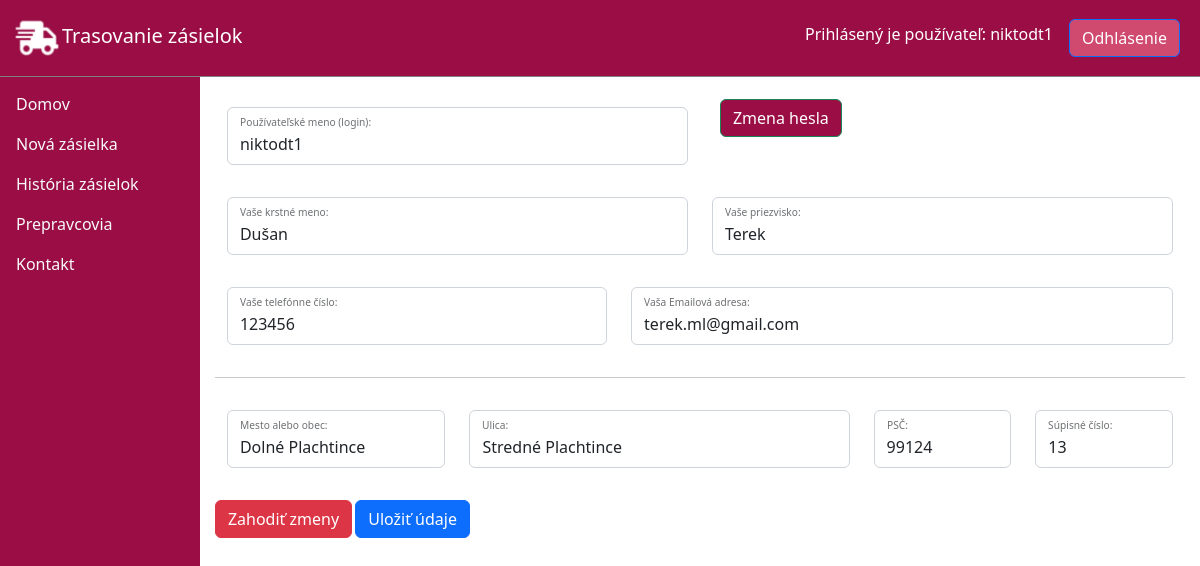
Page /updateUser/ (signed in) on the committed database.
### base/models.py (models this page shows)
class UserAccount(models.Model):
    user = models.OneToOneField(User, on_delete=models.CASCADE, null=True, blank=True, related_name='account', unique=True)
    name = models.CharField(max_length=100, default="neznáme meno")
    surname = models.CharField(max_length=100, default="neznáme priezvisko")
    addressId = models.ForeignKey(Address, on_delete=models.SET_NULL, null=True)
    phone = models.CharField(max_length=13, default="+421##########")
    email = models.CharField(max_length=100, default="###@email", unique=True)
    isRegistered = models.BooleanField(default=False)
    updated = models.DateTimeField(auto_now=True)
    created = models.DateTimeField(auto_now_add=True)
    def __str__(self):
        return '%s %s' % (self.name, self.surname)

class Address(models.Model):
    city = models.CharField(max_length=100, default="neznáme mesto")
    zipCode = models.CharField(max_length=5, default="## ###")
    street = models.CharField(max_length=100, default="neznáma ulica")
    streetNumber = models.CharField(max_length=50, default="#")
    updated = models.DateTimeField(auto_now=True)
    created = models.DateTimeField(auto_now_add=True)
    def __str__(self):
        return '%s %s %s' % (self.city, self.street, self.streetNumber)

### base/views.py (the view, shortened to what this page needs)
# urls.py: path('updateUser/', views.updateUser, name='updateUser'),
@login_required(login_url='login')
def updateUser(request):
    if not request.user.is_authenticated:
        return redirect('home')
    user = request.user
    print("User is:" + str(user))
    accounts = UserAccount.objects.all()
    foundAccount = None
    for account in accounts:
        if account.user == user:
            print('MATCH!')
            foundAccount = account
    print("Account is:" + str(foundAccount))
    print("Address is:" + str(foundAccount.addressId))
    form = UserForm(instance=user)
    address_form = AddressForm(instance=foundAccount.addressId)
    account_form = UserAccountForm(instance=foundAccount)
    context = {'form': form, 'address_form': address_form, 'account_form': account_form,
               'account': foundAccount, 'user': user}
    return render(request, 'base/Auth/update_user.html', context)

### base/forms.py
class UserForm(ModelForm):
    class Meta:
        model = User
        fields = ['username']
        labels = {
            'username': 'Používateľské meno (login):'
        }

class AddressForm(ModelForm):
    class Meta:
        model = Address
        fields = ['city', 'zipCode', 'street', 'streetNumber']
        labels = {
            'city': 'Mesto alebo obec:',
            'zipCode': 'PSČ:',
            'street': 'Ulica:',
            'streetNumber': 'Súpisné číslo:'
        }

### base/templates/base/Auth/update_user.html (shortened to what this page needs)
{% extends 'main.html' %}
{% block content %}
<div>
    <form method="POST" action="">
        <div class="mb-3">
        <div class="container-fluid">
            <div class="row">
                <div class="col-sm-7 col-md-6">
                    <div class="form-floating mb-3 mt-3">
                        <input type="text" class="form-control" id="username" placeholder="Zadaj svoj login" value="{{ user.username }}" name="username" required>
                        <label for="username">{{ form.username.label }}</label>
                    </div>
                </div>
                <div class="col-sm-5 col-md-6">
                    <a class="btn btn-success m-2 punchPinkDark" href="{% url 'changePassword' %}">Zmena hesla</a>
                </div>
            </div>
            <div class="row">
                <div class="col-sm-6 col-md-6">
                    <div class="form-floating mb-3 mt-3">
                        <input type="text" class="form-control" id="name" placeholder="Zadaj meno" name="name" value="{{ account.name }}" required>
                        <label for="name">{{ account_form.name.label }} </label>
                    </div>
                </div>
                <div class="col-sm-6 col-md-6">
                    <div class="form-floating mb-3 mt-3">
                        <input type="text" class="form-control" id="surname" placeholder="Zadaj priezvisko" name="surname" value="{{ account.surname }}" required>
                        <label for="surname">{{ account_form.surname.label }}</label>
                    </div>
                </div>
            </div>
            <div class = "row">
                <div class="col-5">
                    <div class="form-floating mb-3 mt-3">
                        <input type="number" class="form-control" id="phone" name="phone" value="{{ account.phone }}" required>
                        <label for="phone">{{ account_form.phone.label }}</label>
                    </div>
                </div>
                <div class="col-7">
                    <div class="form-floating mb-3 mt-3">
                        <input type="text" class="form-control" id="email" name="email" value="{{ account.email }}" required>
                        <label for="email">{{ account_form.email.label }}</label>
                    </div>
                </div>
            </div>
        </div>
        </div>
    <hr>
        <div class="mb-3">
        <div class="container-fluid">
            <div class="row">
            <div class="col-sm-5 col-md-3">
                <div class="form-floating mb-3 mt-3">
                    <input type="text" class="form-control" id="city" placeholder="Zadaj mesto/obec" name="city" value="{{ account.addressId.city }}" required>
                    <label for="city">{{ address_form.city.label }}</label>
                </div>
            </div>
            <div class="col-sm-7 col-md-5">
                <div class="form-floating mb-3 mt-3">
                    <input type="text" class="form-control" id="street" placeholder="Zadaj ulicu" name="street" value="{{ account.addressId.street }}" required>
                    <label for="street">{{ address_form.street.label }}</label>
                </div>
            </div>
            <div class="col-6 col-sm-4 col-md-2">
                <div class="form-floating mb-3 mt-3">
                    <input type="number" class="form-control" id="zipCode" placeholder="Zadaj PSČ" name="zipCode" value="{{ account.addressId.zipCode }}" required>
                    <label for="zipCode">{{ address_form.zipCode.label }}</label>
                </div>
            </div>
            <div class="col-6 col-sm-4 col-md-2">
                <div class="form-floating mb-3 mt-3">
                    <input type="number" class="form-control" id="streetNumber" placeholder="Zadaj súpisné číslo" name="streetNumber" value="{{ account.addressId.streetNumber }}" required>
                    <label for="streetNumber">{{ address_form.streetNumber.label }}</label>
                </div>
            </div>
        </div>
        </div>
        </div>
        <a href="{% url 'home' %}" class="btn btn-danger">Zahodiť zmeny</a>
        <button type="submit" class="btn btn-primary">Uložiť údaje</button>
  </form>
</div>
{% endblock content %}

### templates/main.html (shortened to what this page needs)
<!DOCTYPE html>
{% load static %}
<html lang="en">
<head>
    <link href="https://cdn.jsdelivr.net/npm/bootstrap@5.2.2/dist/css/bootstrap.min.css" rel="stylesheet"
>
    <link rel="stylesheet" type="text/css" media="screen" href="{% static 'css/styl.css' %}">
</head>
<body>
    <div class="hlavicka fixed-top">
        <nav class="navbar navbar-expand-md navbar-dark punchPinkDark">
            <div class="container-fluid">
                <a class="navbar-brand" href="{% url 'home' %}"><img src="{% static 'images/favicon.ico' %}">Trasovanie zásielok</a>
                {% if request.user.is_authenticated %}
                <p class="whiteText me-3 mt-2">Prihlásený je používateľ: {{request.user}}</p>
                <a type="button" class="logout-button btn btn-primary punchPink me-2" href="{% url 'logout' %}">Odhlásenie</a>
                {% else %}
                <a type="button" class="login-button btn btn-primary me-2" href="{% url 'login' %}">Prihlásenie</a>
                <a type="button" class="register-button btn btn-primary punchPinkDark me-2" href="{% url 'register' %}">Registrácia</a>
                {% endif %}
            </div>
        </nav>
    </div>
    <main class="main">
        <div class="navigacia efekt-hover punchPinkDark" id="sidebar">
            <ul class="navbar-nav nav-pills flex-column p-2 sticky-top">
                <li class="nav-item">
                    <a class="nav-link link-light p-2" href="{% url 'home' %}">Domov</a>
                </li>
                <li class="nav-item">
                    <a class="nav-link link-light p-2" href="{% url 'newPackage' %}">Nová zásielka</a>
                </li>
                <li class="nav-item">
                    <a class="nav-link link-light p-2" href="{% url 'history' %}">História zásielok</a>
                </li>
                <li class="nav-item">
                    <a class="nav-link link-light p-2" href="{% url 'deliveryCompanies' %}">Prepravcovia</a>
                </li>
                <li class="nav-item">
                    <a class="nav-link link-light p-2" href="{% url 'contact' %}">Kontakt</a>
                </li>
            </ul>
        </div>
        <div class="web-content obsah">
            {% block content %}
            {% endblock %}
        </div>
    </main>
</body>
</html>

### static/css/styl.css (style rules this page uses)
.navbar { border-bottom: 1px solid grey; }
.navbar-brand img { width: 50px; }
* { box-sizing: border-box; }
.whiteText { color: white; }
.hlavicka { width: 100%; }
.main { margin-top: 56px; width: 100%; }
.obsah { margin-left: 16.66%; width: 83.34%; margin-top: 76px; font-size: 12px; padding: 15px; }
.navigacia { position: fixed; margin: 0; width: 16.66%; bottom: 0; top: 76px; }
.punchPink { background-color: #D04A70; }
.punchPinkDark { background-color: #9A0E45; }

### rows in the picture
UserAccount: name "Dušan", surname "Terek", phone "123456", email "terek.ml@gmail.com", city "Dolné Plachtince", street "Stredné Plachtince", zipCode "99124", streetNumber "13"

### other values in the picture
{{ request.user }} "niktodt1"
